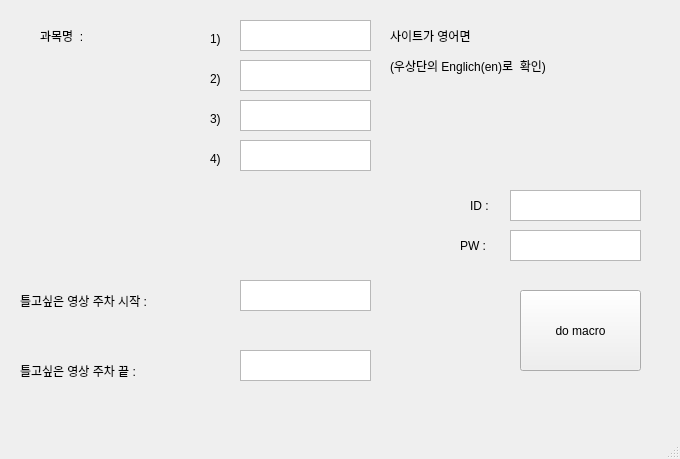
<?xml version="1.0" encoding="UTF-8"?>
<ui version="4.0">
 <class>MainWindow</class>
 <widget class="QMainWindow" name="MainWindow">
  <property name="geometry">
   <rect>
    <x>0</x>
    <y>0</y>
    <width>680</width>
    <height>459</height>
   </rect>
  </property>
  <property name="windowTitle">
   <string>MainWindow</string>
  </property>
  <widget class="QWidget" name="centralwidget">
   <widget class="QLabel" name="name">
    <property name="geometry">
     <rect>
      <x>40</x>
      <y>20</y>
      <width>121</width>
      <height>31</height>
     </rect>
    </property>
    <property name="text">
     <string>과목명  :</string>
    </property>
   </widget>
   <widget class="QLabel" name="notice">
    <property name="geometry">
     <rect>
      <x>390</x>
      <y>50</y>
      <width>261</width>
      <height>31</height>
     </rect>
    </property>
    <property name="text">
     <string>(우상단의 Englich(en)로  확인)</string>
    </property>
   </widget>
   <widget class="QLabel" name="start">
    <property name="geometry">
     <rect>
      <x>20</x>
      <y>290</y>
      <width>171</width>
      <height>21</height>
     </rect>
    </property>
    <property name="text">
     <string>틀고싶은 영상 주차 시작 :</string>
    </property>
   </widget>
   <widget class="QLabel" name="end">
    <property name="geometry">
     <rect>
      <x>20</x>
      <y>360</y>
      <width>171</width>
      <height>21</height>
     </rect>
    </property>
    <property name="text">
     <string>틀고싶은 영상 주차 끝 :</string>
    </property>
   </widget>
   <widget class="QLabel" name="label_6">
    <property name="geometry">
     <rect>
      <x>390</x>
      <y>20</y>
      <width>251</width>
      <height>31</height>
     </rect>
    </property>
    <property name="text">
     <string>사이트가 영어면</string>
    </property>
   </widget>
   <widget class="QPushButton" name="btn_go">
    <property name="geometry">
     <rect>
      <x>520</x>
      <y>290</y>
      <width>121</width>
      <height>81</height>
     </rect>
    </property>
    <property name="text">
     <string>do macro</string>
    </property>
   </widget>
   <widget class="QTextEdit" name="txt_name_1">
    <property name="geometry">
     <rect>
      <x>240</x>
      <y>20</y>
      <width>131</width>
      <height>31</height>
     </rect>
    </property>
    <property name="documentTitle">
     <string/>
    </property>
   </widget>
   <widget class="QTextEdit" name="txt_end">
    <property name="geometry">
     <rect>
      <x>240</x>
      <y>350</y>
      <width>131</width>
      <height>31</height>
     </rect>
    </property>
   </widget>
   <widget class="QTextEdit" name="txt_start">
    <property name="geometry">
     <rect>
      <x>240</x>
      <y>280</y>
      <width>131</width>
      <height>31</height>
     </rect>
    </property>
    <property name="focusPolicy">
     <enum>Qt::StrongFocus</enum>
    </property>
   </widget>
   <widget class="QTextEdit" name="txt_id">
    <property name="geometry">
     <rect>
      <x>510</x>
      <y>190</y>
      <width>131</width>
      <height>31</height>
     </rect>
    </property>
    <property name="documentTitle">
     <string/>
    </property>
   </widget>
   <widget class="QLabel" name="name_2">
    <property name="geometry">
     <rect>
      <x>470</x>
      <y>190</y>
      <width>31</width>
      <height>31</height>
     </rect>
    </property>
    <property name="text">
     <string>ID :</string>
    </property>
   </widget>
   <widget class="QLabel" name="name_3">
    <property name="geometry">
     <rect>
      <x>460</x>
      <y>230</y>
      <width>31</width>
      <height>31</height>
     </rect>
    </property>
    <property name="text">
     <string>PW :</string>
    </property>
   </widget>
   <widget class="QTextEdit" name="txt_pw">
    <property name="geometry">
     <rect>
      <x>510</x>
      <y>230</y>
      <width>131</width>
      <height>31</height>
     </rect>
    </property>
    <property name="documentTitle">
     <string/>
    </property>
   </widget>
   <widget class="QTextEdit" name="txt_name_2">
    <property name="geometry">
     <rect>
      <x>240</x>
      <y>60</y>
      <width>131</width>
      <height>31</height>
     </rect>
    </property>
    <property name="documentTitle">
     <string/>
    </property>
   </widget>
   <widget class="QTextEdit" name="txt_name_3">
    <property name="geometry">
     <rect>
      <x>240</x>
      <y>100</y>
      <width>131</width>
      <height>31</height>
     </rect>
    </property>
    <property name="documentTitle">
     <string/>
    </property>
   </widget>
   <widget class="QTextEdit" name="txt_name_4">
    <property name="geometry">
     <rect>
      <x>240</x>
      <y>140</y>
      <width>131</width>
      <height>31</height>
     </rect>
    </property>
    <property name="documentTitle">
     <string/>
    </property>
   </widget>
   <widget class="QLabel" name="label">
    <property name="geometry">
     <rect>
      <x>210</x>
      <y>30</y>
      <width>16</width>
      <height>17</height>
     </rect>
    </property>
    <property name="text">
     <string>1)</string>
    </property>
   </widget>
   <widget class="QLabel" name="label_2">
    <property name="geometry">
     <rect>
      <x>210</x>
      <y>70</y>
      <width>16</width>
      <height>17</height>
     </rect>
    </property>
    <property name="text">
     <string>2)</string>
    </property>
   </widget>
   <widget class="QLabel" name="label_3">
    <property name="geometry">
     <rect>
      <x>210</x>
      <y>110</y>
      <width>16</width>
      <height>17</height>
     </rect>
    </property>
    <property name="text">
     <string>3)</string>
    </property>
   </widget>
   <widget class="QLabel" name="label_4">
    <property name="geometry">
     <rect>
      <x>210</x>
      <y>150</y>
      <width>16</width>
      <height>17</height>
     </rect>
    </property>
    <property name="text">
     <string>4)</string>
    </property>
   </widget>
  </widget>
  <widget class="QMenuBar" name="menubar">
   <property name="geometry">
    <rect>
     <x>0</x>
     <y>0</y>
     <width>680</width>
     <height>22</height>
    </rect>
   </property>
  </widget>
  <widget class="QStatusBar" name="statusbar"/>
 </widget>
 <resources/>
 <connections/>
</ui>
